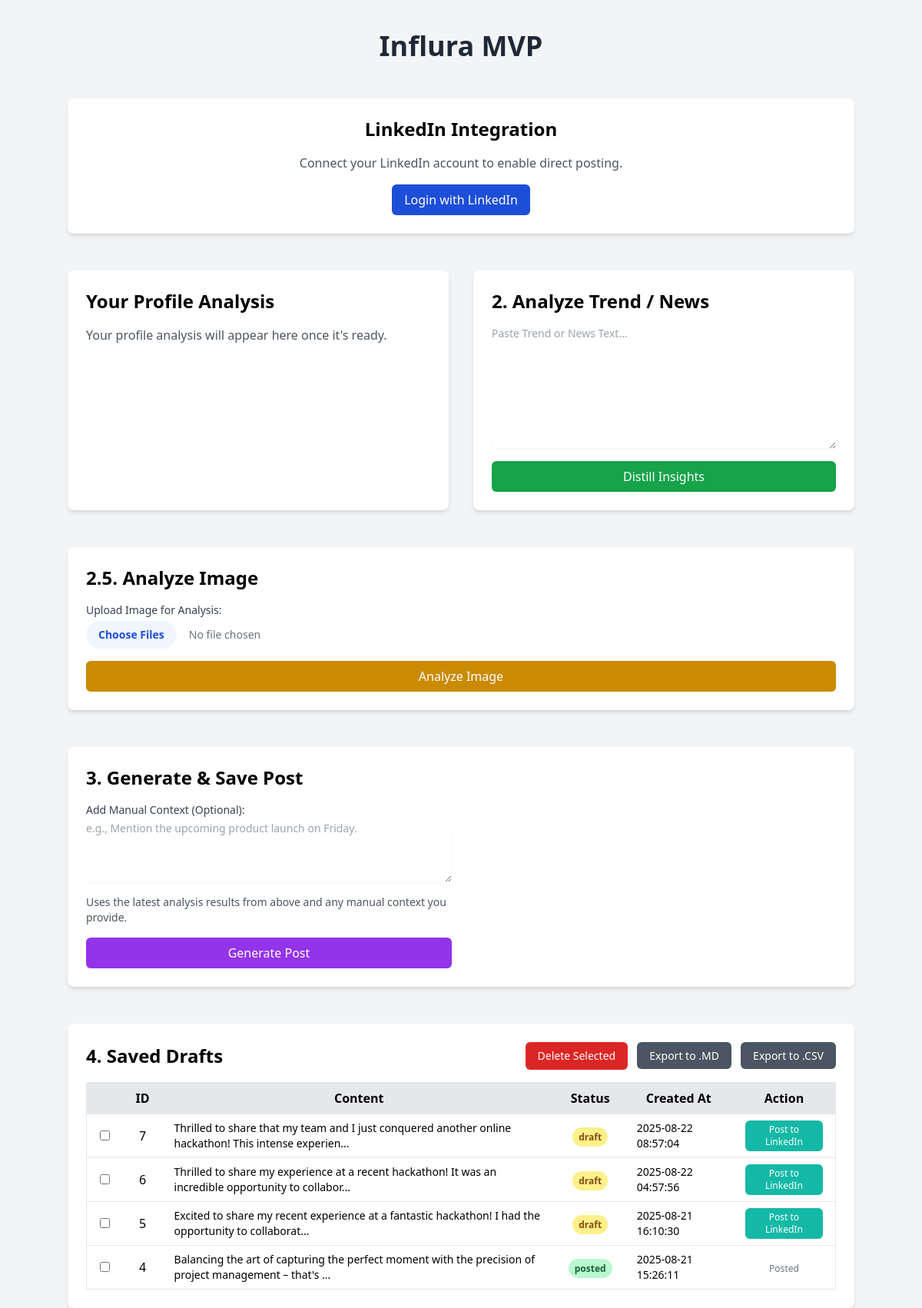
The page / on the database its author committed.
### tables this page shows
CREATE TABLE posts (
    id INTEGER PRIMARY KEY AUTOINCREMENT,
    content TEXT NOT NULL,
    hashtags TEXT,
    status TEXT NOT NULL DEFAULT 'draft', -- e.g., 'draft', 'posted'
    created_at TIMESTAMP DEFAULT CURRENT_TIMESTAMP,
    posted_at TIMESTAMP
);

### app/main.py (the view)
@app.get("/", response_class=HTMLResponse)
def read_root(request: Request):
    user_id = request.session.get("user_id")
    profile_summary = None
    if user_id:
        profile_summary = database.get_user_profile(user_id)
    saved_posts = database.list_posts()
    context = {
        "request": request,
        "profile_summary": profile_summary,
        "trend_insights": latest_analysis.get("trend_insights"),
        "generated_post": latest_analysis.get("generated_post"),
        "saved_posts": saved_posts,
        "image_analysis": latest_analysis.get("image_analysis"), # Pass image analysis to template
    }
    return templates.TemplateResponse("index.html", context)

### app/templates/index.html (shortened to what this page needs)
{% extends "base.html" %}
{% block content %}
<div class="space-y-12">
    <h1 class="text-4xl font-bold text-center text-gray-800">Influra MVP</h1>
    <div class="bg-white p-6 rounded-lg shadow-md text-center">
        <h2 class="text-2xl font-semibold mb-4">LinkedIn Integration</h2>
        {% if request.session.linkedin_token %}
        <p class="text-green-600 font-semibold">&#x2713; Connected to LinkedIn</p>
        {% else %}
        <p class="text-gray-600 mb-4">Connect your LinkedIn account to enable direct posting.</p>
        <a href="/auth/login" class="inline-block bg-blue-700 text-white py-2 px-4 rounded-md hover:bg-blue-800">Login with LinkedIn</a>
        {% endif %}
    </div>
    <div class="grid grid-cols-1 lg:grid-cols-2 gap-8">
        <div class="bg-white p-6 rounded-lg shadow-md">
            <h2 class="text-2xl font-semibold mb-4">Your Profile Analysis</h2>
            {% if profile_summary and not profile_summary.error %}
            <div class="mt-6 p-4 bg-blue-50 rounded-lg">
                <h3 class="font-semibold text-lg mb-2">Profile Summary:</h3>
                <p><strong>Tone:</strong> {{ profile_summary.tone }}</p>
                <p><strong>Niche:</strong> {{ profile_summary.niche }}</p>
                <p><strong>Voice:</strong> {{ profile_summary.voice }}</p>
                <p><strong>Strengths:</strong></p>
                <ul class="list-disc list-inside ml-4">
                    {% for strength in profile_summary.strengths %}<li>{{ strength }}</li>{% endfor %}
                </ul>
            </div>
            {% elif profile_summary and profile_summary.error %}
            <div class="mt-6 p-4 bg-red-100 text-red-700 rounded-lg">
                <p><strong>Error analyzing profile:</strong> {{ profile_summary.error }}</p>
            </div>
            {% else %}
            <p class="text-gray-600">Your profile analysis will appear here once it's ready.</p>
            {% endif %}
        </div>
        <div class="bg-white p-6 rounded-lg shadow-md">
            <h2 class="text-2xl font-semibold mb-4">2. Analyze Trend / News</h2>
            <form action="/trends/analyze" method="post">
                <textarea name="text" rows="8" class="mt-1 block w-full rounded-md border-gray-300 shadow-sm focus:border-indigo-500 focus:ring-indigo-500 sm:text-sm" placeholder="Paste Trend or News Text..."></textarea>
                <button type="submit" class="mt-4 w-full bg-green-600 text-white py-2 px-4 rounded-md hover:bg-green-700">Distill Insights</button>
            </form>
        </div>
    </div>
    <div class="bg-white p-6 rounded-lg shadow-md">
        <h2 class="text-2xl font-semibold mb-4">2.5. Analyze Image</h2>
        <form action="/image/analyze" method="post" enctype="multipart/form-data">
            <label for="image_file" class="block text-sm font-medium text-gray-700">Upload Image for Analysis:</label>
            <input type="file" name="images" id="image_file" accept="image/*" multiple class="mt-1 block w-full text-sm text-gray-500 file:mr-4 file:py-2 file:px-4 file:rounded-full file:border-0 file:text-sm file:font-semibold file:bg-blue-50 file:text-blue-700 hover:file:bg-blue-100"/>
            <button type="submit" class="mt-4 w-full bg-yellow-600 text-white py-2 px-4 rounded-md hover:bg-yellow-700">Analyze Image</button>
        </form>
    </div>
    <div class="bg-white p-6 rounded-lg shadow-md">
        <h2 class="text-2xl font-semibold mb-4">3. Generate & Save Post</h2>
        <div class="grid grid-cols-1 md:grid-cols-2 gap-6">
            <form action="/post/generate" method="post">
                <label for="manual_context" class="block text-sm font-medium text-gray-700">Add Manual Context (Optional):</label>
                <textarea name="manual_context" id="manual_context" rows="4" class="mt-1 block w-full rounded-md border-gray-300 shadow-sm focus:border-indigo-500 focus:ring-indigo-500 sm:text-sm" placeholder="e.g., Mention the upcoming product launch on Friday."></textarea>
                <p class="text-sm text-gray-600 my-4">Uses the latest analysis results from above and any manual context you provide.</p>
                <button type="submit" class="w-full bg-purple-600 text-white py-2 px-4 rounded-md hover:bg-purple-700">Generate Post</button>
            </form>
        </div>
    </div>
    <div class="bg-white p-6 rounded-lg shadow-md">
        <form id="delete-drafts-form" action="/posts/delete" method="post">
            <div class="flex justify-between items-center mb-4">
                <h2 class="text-2xl font-semibold">4. Saved Drafts</h2>
                <div class="space-x-2">
                    <button type="submit" class="bg-red-600 text-white py-2 px-4 rounded-md hover:bg-red-700 text-sm">Delete Selected</button>
                    <a href="/export/md" class="bg-gray-600 text-white py-2 px-4 rounded-md hover:bg-gray-700 text-sm">Export to .MD</a>
                    <a href="/export/csv" class="bg-gray-600 text-white py-2 px-4 rounded-md hover:bg-gray-700 text-sm">Export to .CSV</a>
                </div>
            </div>
            <div class="overflow-x-auto">
                <table class="min-w-full bg-white border">
                    <thead class="bg-gray-200">
                        <tr>
                            <th class="py-2 px-4 border-b w-12"></th>
                            <th class="py-2 px-4 border-b">ID</th>
                            <th class="py-2 px-4 border-b">Content</th>
                            <th class="py-2 px-4 border-b">Status</th>
                            <th class="py-2 px-4 border-b">Created At</th>
                            <th class="py-2 px-4 border-b">Action</th>
                        </tr>
                    </thead>
                    <tbody>
                        {% for post in saved_posts %}
                        <tr class="hover:bg-gray-50">
                            <td class="py-2 px-4 border-b text-center">
                                <input type="checkbox" name="post_ids" value="{{ post.id }}" class="rounded border-gray-300 text-indigo-600 shadow-sm focus:border-indigo-300 focus:ring focus:ring-indigo-200 focus:ring-opacity-50">
                            </td>
                            <td class="py-2 px-4 border-b text-center">{{ post.id }}</td>
                            <td class="py-2 px-4 border-b text-sm">{{ post.content[:100] }}...</td>
                            <td class="py-2 px-4 border-b text-center"><span class="px-2 py-1 text-xs font-semibold rounded-full {{ 'bg-green-200 text-green-800' if post.status == 'posted' else 'bg-yellow-200 text-yellow-800' }}">{{ post.status }}</span></td>
                            <td class="py-2 px-4 border-b text-sm">{{ post.created_at }}</td>
                            <td class="py-2 px-4 border-b text-center">
                                {% if post.status == 'draft' %}
                                <form action="/posts/{{ post.id }}/share" method="post" class="inline-block">
                                    <button type="submit" class="bg-teal-500 text-white py-1 px-3 rounded-md hover:bg-teal-600 text-xs">Post to LinkedIn</button>
                                </form>
                                {% else %}
                                <span class="text-gray-500 text-xs">Posted</span>
                                {% endif %}
                            </td>
                        </tr>
                        {% else %}
                        <tr>
                            <td colspan="6" class="py-4 px-4 text-center text-gray-500">No drafts saved yet.</td>
                        </tr>
                        {% endfor %}
                    </tbody>
                </table>
            </div>
        </form>
    </div>
</div>
{% endblock %}

### rows shown on the page
posts: id "7", content "Thrilled to share that my team and I just conquered another online hackathon! This intense experien", status "draft", created_at "2025-08-22 08:57:04"
posts: id "6", content "Thrilled to share my experience at a recent hackathon! It was an incredible opportunity to collabor", status "draft", created_at "2025-08-22 04:57:56"
posts: id "5", content "Excited to share my recent experience at a fantastic hackathon! I had the opportunity to collaborat", status "draft", created_at "2025-08-21 16:10:30"
posts: id "4", content "Balancing the art of capturing the perfect moment with the precision of project management – that's", status "posted", created_at "2025-08-21 15:26:11", shows "Posted"
